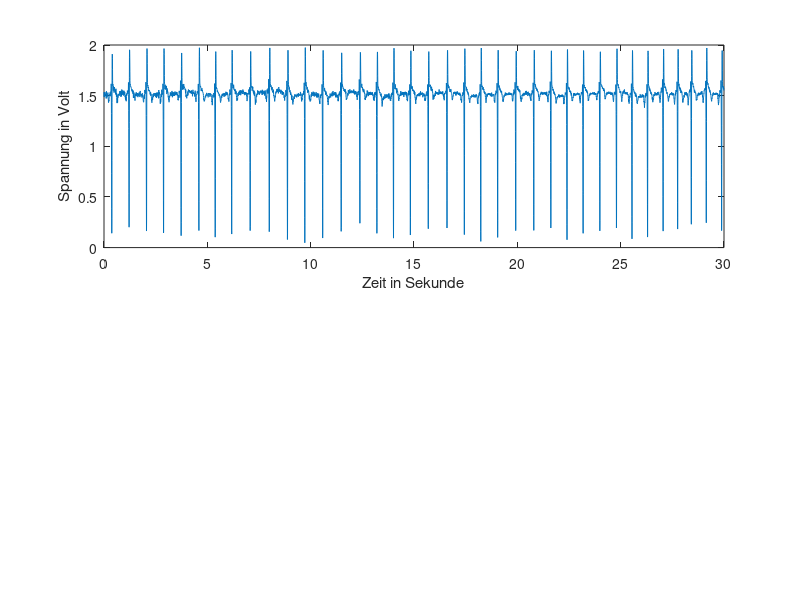

The MATLAB source for this figure: (Note: this script raises an error after producing the figure.)
%% EKG Projekt WS 2023
% Datum: 24.10.2023

%% Teammitglieder:
% Tamara SUM          73319
% Johannes WERNER     73431

clear 
close all
clc

%% Laden des EGK-Signals

%load("EKG-Daten_tamara3.mat");
load("EKG-Daten_johannes_2.mat");

%% Allgemeine Parameter

N = length(ekg_data);
fA = 250;                           % Abtastfrequenz in Hz
TA = 1/fA;                          % Abtastzeit in s
T = 30;                             % Simulationszeit in Sekunde
t = linspace(0, (N-1) * TA, N);     % Zeitvektor 
% t = linspace(0, T, N);            % Zeitvektor für 30s

FreqAxis = linspace(0, fA, N+1);    % Frequenzachse
FreqAxis = FreqAxis(1:end-1);                   


Fw = fft(ekg_data);                             % Fouriertransformation - Betragspektrum

Fw_A = abs(Fw) / N;                             % Amplitudenspektrum

% Index des Koeffizienten bei 49,5 Hz und 50,5 Hz & (199,5 Hz und 200,5 Hz)
index_49_5Hz = round(49.5 / (fA / N));
index_50_5Hz = round(50.5 / (fA / N));

index_199_5Hz = round(199.5 / (fA / N));
index_200_5Hz = round(200.5  / (fA / N));


% Frequenzbereich zwischen 49,5 Hz und 50,5 Hz (& 199,5 Hz und 200,5 Hz) eliminieren
Fw_filt = Fw;
Fw_filt(index_49_5Hz:index_50_5Hz) = 0;
Fw_filt(index_199_5Hz:index_200_5Hz) = 0;


ekg_data_f = ifft(Fw_filt);                     % Inverse FFT, um das gefilterte Signal zurückzubekommen
Fw_filt_A = abs(Fw_filt) / N;                   % Amplitudenspektrum


%% Plot der EKG-Aufnahme
figure(1)
subplot(2, 1, 1)
plot(t, ekg_data);
xlabel('Zeit in Sekunde');
ylabel('Spannung in Volt');
title('EKG-Signal', 'Rohdaten');
axis([0, 30, 0, 3.3])
grid;

subplot(2, 1, 2)
plot(t, ekg_data_f);
title('', 'Gefiltert');
xlabel('Zeit in Sekunde');
ylabel('Spannung in Volt');
axis([0, 30, 0, 3.3])
grid;


%% Plot des Amplitudenspektrums
figure(2)
subplot(2, 1, 1)
stem(FreqAxis, Fw_A);
title('Amplitudenspektrum des Signals', 'Rohdaten');
xlabel('Frequenz in Hertz)');
ylabel('Amplitude');
grid;

subplot(2, 1, 2)
stem(FreqAxis, Fw_filt_A);
title('','Gefiltert');
xlabel('Frequenz in Hertz');
ylabel('Amplitude');
grid;

%%  Herzratenvariabilität (HRV) 

Rthreshold = 1.7;                   % Schwellwert von R-Zacke
HBcount = 0;                        % Anzahl Herzschläge
lastHB = 0;                         % Zeit des letzten Herzschlags
diffBetweenHB = 0;                  % Vektor mit Zeitdifferenz zw. R-Zacken | RR-Intervall
n = 1;                              % Index äußere while-Schleife
i = 1;                              % Index innere while-Schleife


figure(3)
plot(t, ekg_data);
xlabel('Zeit in Sekunde');
ylabel('Spannung in Volt');
title('EKG-Signal mit R-Zacken-Detektion');
axis([0, 30, 0, 3.3])
hold on
grid;

while (n < length(ekg_data))                   % Go through all data
    if (ekg_data(1,n) >= Rthreshold)           % Look for QRS-Komplexe (R-Zacke)
        while (ekg_data(1,n) >= Rthreshold)    % Look for end of QRS
            n=n+1;
        end
        HBcount = HBcount + 1;                 % Count heartbeat
        diffBetweenHB(i) = t(1,n) - lastHB;    % Save time passed since last heartbeat
        lastHB = t(1,n);
        i=i+1;
        plot(t(1,n),2,'r*');
    end
    n=n+1;
end

bpm = HBcount / 30 * 60;                        % Herzschläge pro Minute
hrv = std(timeSinceLastHB);                     % Herzratenvariabilität
hold off;



